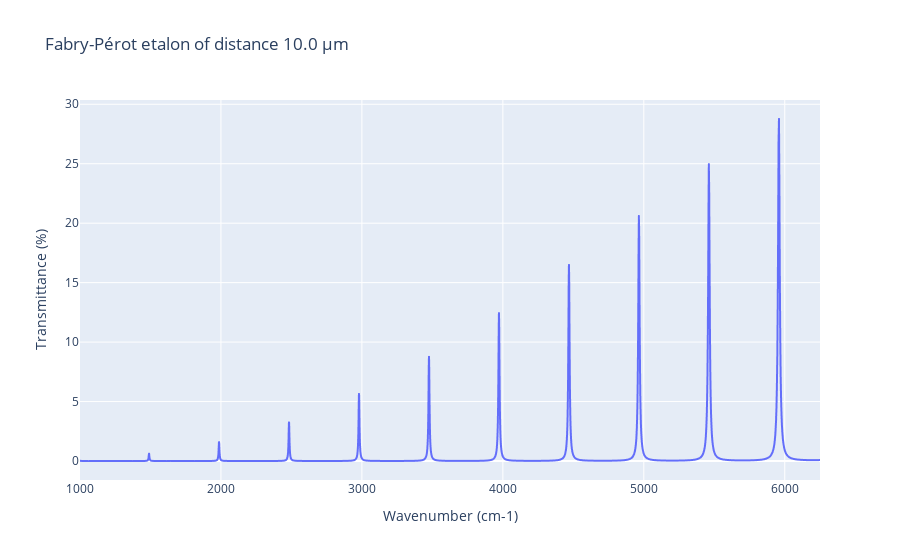

The notebook cell this image was saved under:
### Code cell
fig = px.line(df, x='Wavenumber (cm-1)', y='Transmittance (%)', title='Fabry-Pérot etalon of distance {} μm'.format(s.layers[2].thickness*10**6))
fig.show()

### Figure 1 — Plotly figure (JSON) as saved in the notebook; plotly's stock layout.template omitted (floating-point values rounded to 4 significant figures; data arrays with more than 128 entries replaced by an {"elided": "..."} marker saying what was removed)
{"data": [{"hovertemplate": "Wavenumber (cm-1)=%{x}<br>Transmittance (%)=%{y}<extra></extra>", "legendgroup": "", "line": {"color": "#636efa", "dash": "solid"}, "mode": "lines", "name": "", "showlegend": false, "type": "scattergl", "x": {"elided": "10000 float values"}, "xaxis": "x", "y": {"elided": "10000 float values"}, "yaxis": "y"}], "layout": {"legend": {"tracegroupgap": 0}, "title": {"text": "Fabry-Pérot etalon of distance 10.0 μm"}, "xaxis": {"anchor": "y", "domain": [0, 1], "title": {"text": "Wavenumber (cm-1)"}}, "yaxis": {"anchor": "x", "domain": [0, 1], "title": {"text": "Transmittance (%)"}}}}
